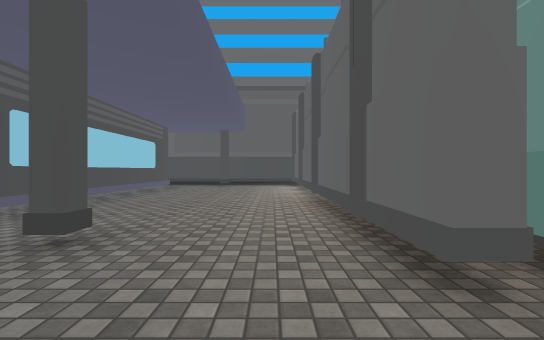
[1] (above)

24 first-person views from a walk through a Unity game level. The camera is 1.2 m above the floor, looks level and sees 90° across. Doors are open. The floor is counted in squares, 2 m on a side. Each view is taken from the middle of a square. On the plan, view 1 faces up. The plan holds only what a view shows up to about 9 squares ahead; the rest is blank. The place goes on beyond the plan. The player character is not drawn. Some surface patterns are stand-ins.

[2]
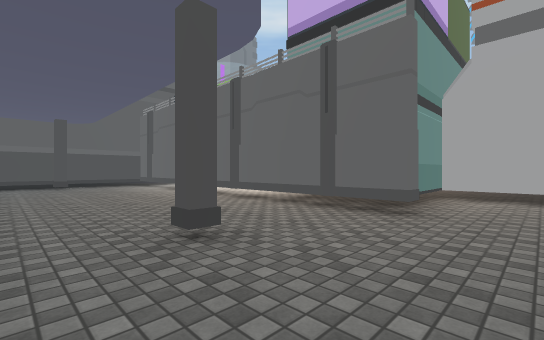

[3]
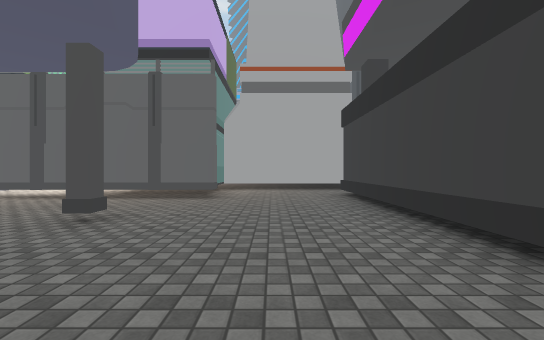

[4]
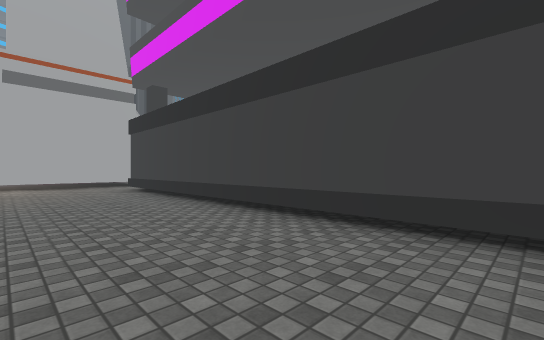

[5]
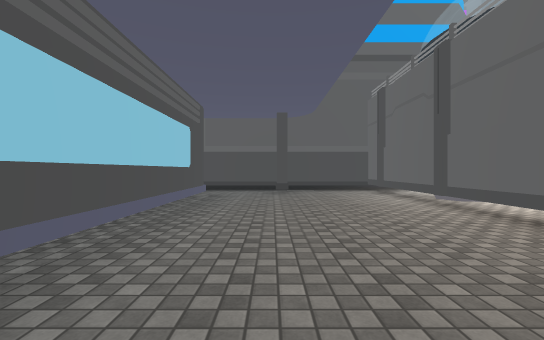

[6]
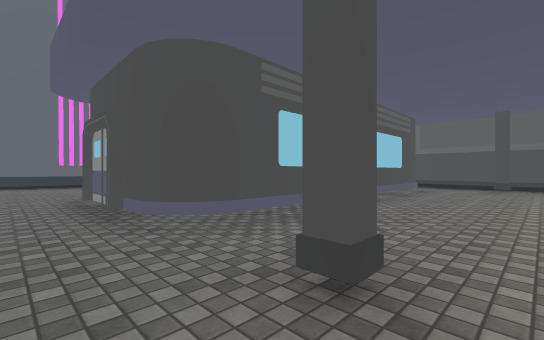

[7]
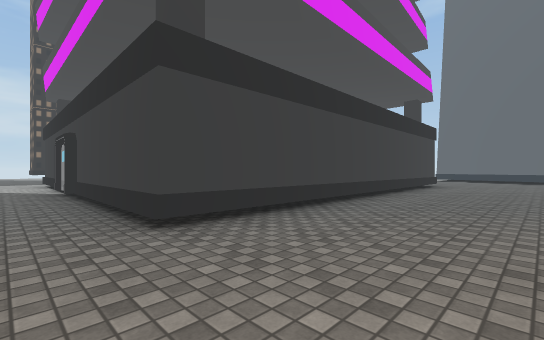

[8]
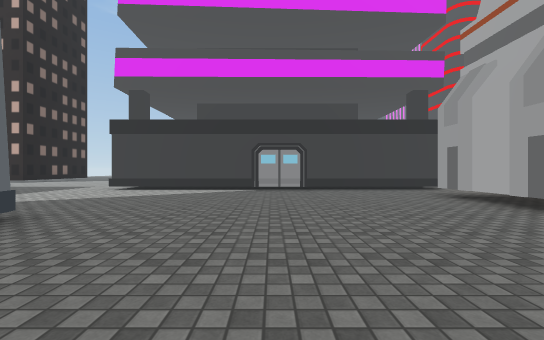

[9]
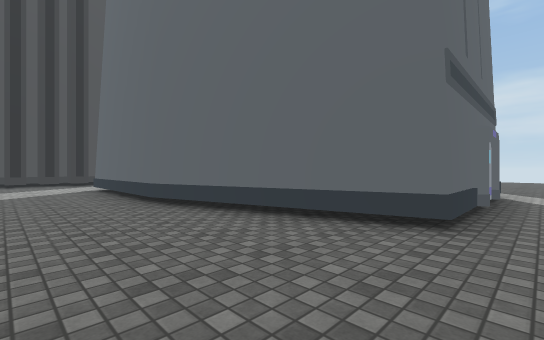

[10]
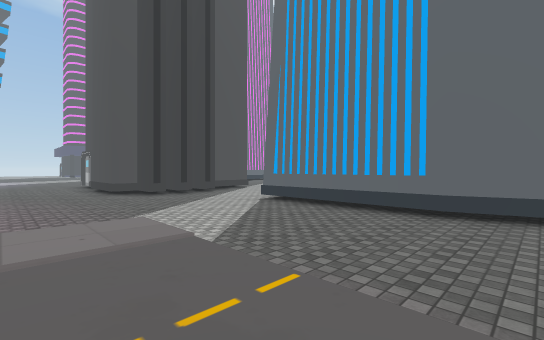

[11]
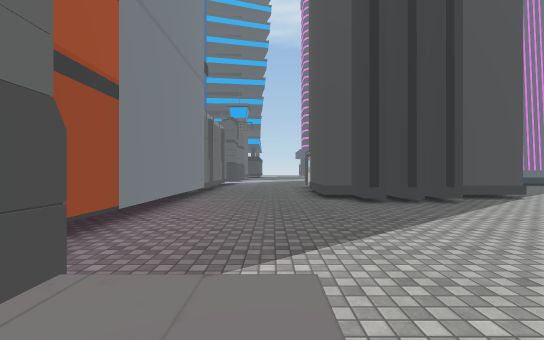

[12]
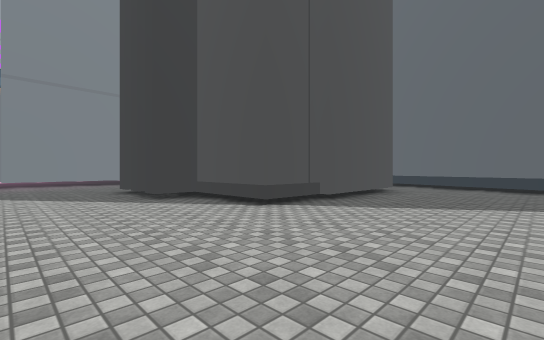

[13]
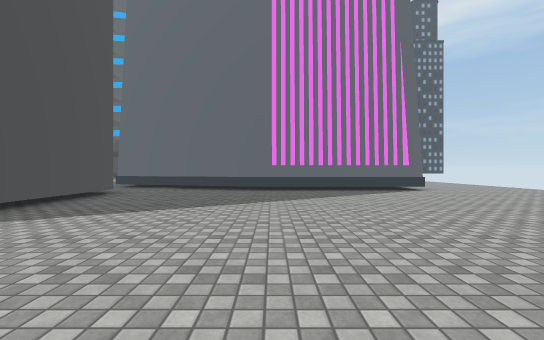

[14]
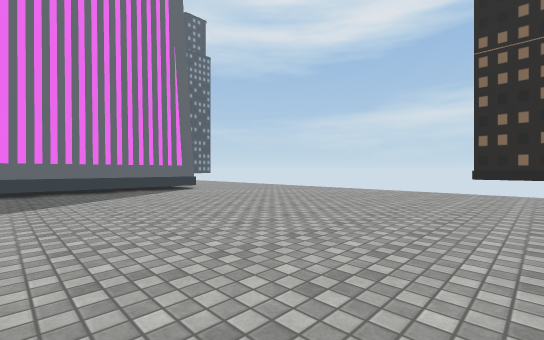

[15]
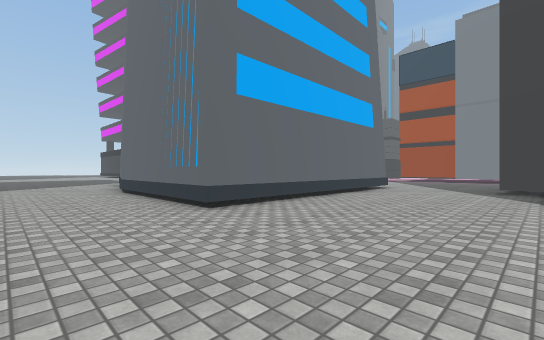

[16]
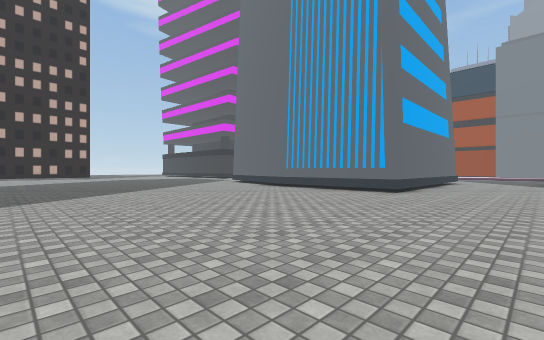

[17]
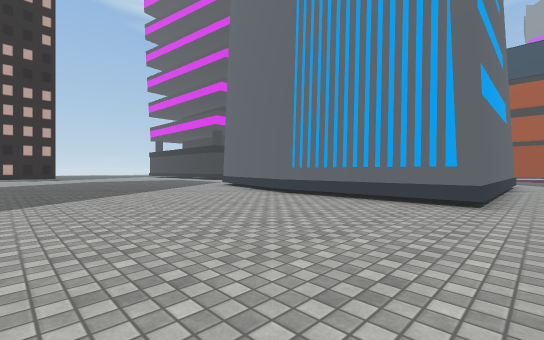

[18]
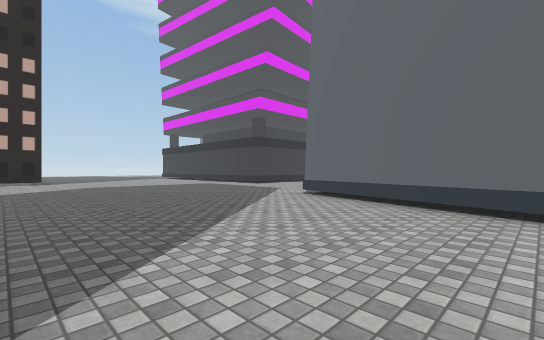

[19]
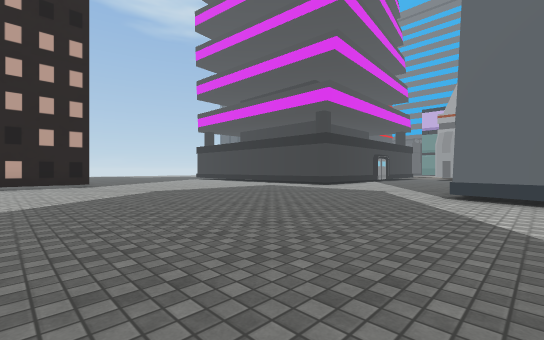

[20]
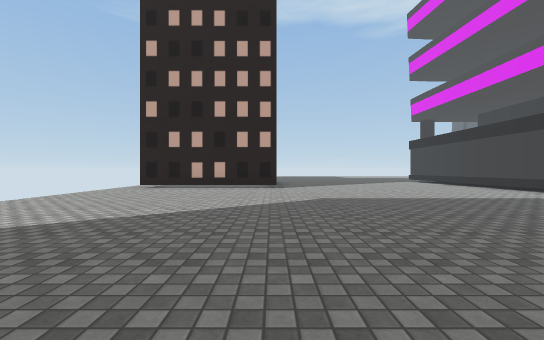

[21]
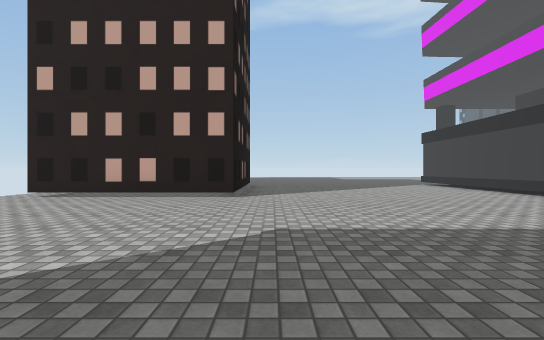

[22]
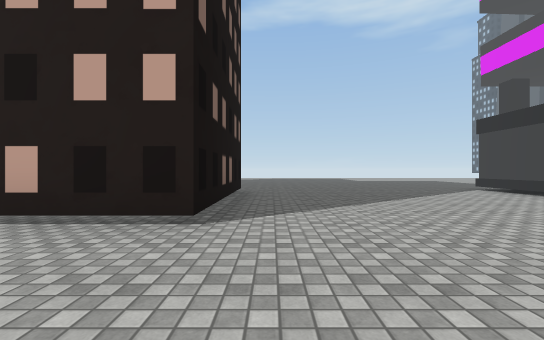

[23]
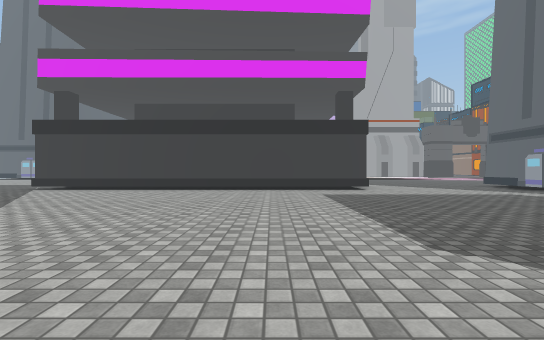

[24]
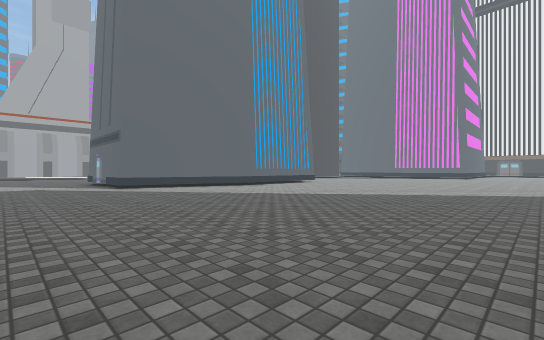

### Floor plan
Key: @ floor where view 1 was taken; # wall or solid block; . main floor; : floor 0.25 m higher than the main floor; + floor 0.5 m higher than the main floor; B building; O other object.
Columns run from 7 left of view 1 to 25 right of it. Each row starts with its distance up from view 1.
 12            B
 11    ######  B
 10    #.B..#
  9    #....#O
  8    #....#O
  7    #....#
  6    #....#
  5    #....#
  4    #....#
  3   ##....#++
  2  B#..B..###B            BBBB
  1 ...........#
  0 .......@...#
 -1 ...........#
 -2 ##########.#
 -3          #.###      #O.......
 -4          #.....  ::::.........
 -5          #...... ::::.........
 -6          #...................
 -7          B................#
 -8          #................B
 -9          #........#BB##...#
-10          #....#####   #...#
-11         ##....#       #...#
-12 #########.....#       #.....####.
-13 ..............#       #..........
-14 ..............##      #..........
-15 ...............####   #..........
-16 ................................#
-17 ................................B
-18 ................................B
-19 #####...........................B
-20     #...........................B
-21     #............................
-22     #............................
-23     #..... ......................
-24     .....  ...................

Where each view was taken, in squares from view 1:
view 1: 0 up, 0 right, facing up
view 2: 0 up, 3 left, facing up-right
view 3: 0 up, 5 left, facing right
view 4: 1 up, 7 left, facing down-right
view 5: 3 up, 2 left, facing up
view 6: 1 up, 1 left, facing up-left
view 7: 1 up, 3 right, facing down-left
view 8: 7 down, 10 right, facing left
view 9: 7 down, 6 right, facing down-right
view 10: 4 down, 10 right, facing down-right
view 11: 5 down, 12 right, facing right
view 12: 15 down, 16 right, facing up-right
view 13: 16 down, 17 right, facing right
view 14: 16 down, 17 right, facing down-right
view 15: 18 down, 19 right, facing up-left
view 16: 23 down, 18 right, facing up-left
view 17: 21 down, 16 right, facing up-left
view 18: 20 down, 11 right, facing up-left
view 19: 21 down, 8 right, facing up-left
view 20: 19 down, 6 right, facing left
view 21: 18 down, 3 right, facing left
view 22: 18 down, 0 right, facing left
view 23: 20 down, 1 left, facing up
view 24: 24 down, 4 right, facing up-right
